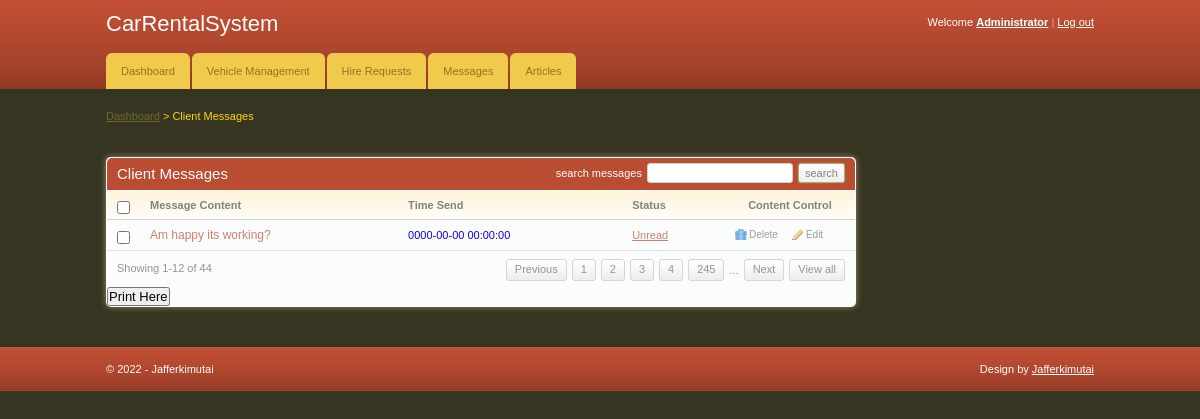
The page /admin/index.php (signed in) on the database its author committed.
### tables this page shows
CREATE TABLE IF NOT EXISTS `message` (
  `msg_id` int(11) NOT NULL AUTO_INCREMENT,
  `client_id` int(11) NOT NULL,
  `message` varchar(255) NOT NULL,
  `status` varchar(255) NOT NULL,
  `time` datetime NOT NULL,
  PRIMARY KEY (`msg_id`)
);

### admin/index.php (the view, shortened to what this page needs)
<!DOCTYPE html PUBLIC "-//W3C//DTD XHTML 1.0 Transitional//EN" "http://www.w3.org/TR/xhtml1/DTD/xhtml1-transitional.dtd">
<html xmlns="http://www.w3.org/1999/xhtml">
<head>
	<link rel="stylesheet" href="css/style.css" type="text/css" media="all" />
</head>
<body>
<div id="header">
	<div class="shell">
		<?php
			include 'menu.php';
		?>
		</div>
	</div>
<div id="container">
	<div class="shell">
		<div class="small-nav">
			<a href="index.php">Dashboard</a>
			<span>&gt;</span>
			Client Messages
		</div>
		<br />
		<div id="main">
			<div id="content">
				<div class="box">
					<div class="box-head">
						<h2 class="left">Client Messages</h2>
						<div class="right">
							<label>search messages</label>
							<input type="text" class="field small-field" />
							<input type="submit" class="button" value="search" />
						</div>
					</div>
					<div class="table">
						<table width="100%" border="0" cellspacing="0" cellpadding="0">
							<tr>
								<th width="13"><input type="checkbox" class="checkbox" /></th>
								<th>Message Content</th>
								<th>Time Send</th>
								<th>Status</th>
								<th width="110" class="ac">Content Control</th>
							</tr>
							<?php
								include '../includes/config.php';
								$select = "SELECT * FROM message";
								$result = $conn->query($select);
								while($row = $result->fetch_assoc()){
							?>
							<tr>
								<td><input type="checkbox" class="checkbox" /></td>
								<td><h3><a href="#"><?php echo $row['message'] ?></a></h3></td>
								<td><?php echo $row['time'] ?></td>
								<td><a href="#"><?php echo $row['status'] ?></a></td>
								<td><a href="javascript:sureToApprove(<?php echo $row['msg_id'];?>)" class="ico del">Delete</a><a href="delete.php" class="ico edit">Edit</a></td>
							</tr>
							<?php
								}
							?>
						</table>
						<div class="pagging">
							<div class="left">Showing 1-12 of 44</div>
							<div class="right">
								<a href="#">Previous</a>
								<a href="#">1</a>
								<a href="#">2</a>
								<a href="#">3</a>
								<a href="#">4</a>
								<a href="#">245</a>
								<span>...</span>
								<a href="#">Next</a>
								<a href="#">View all</a>
							</div>
						</div>
					</div>
					<h2><input type="submit" onclick="window.print()" value="Print Here" /></h2>
				</div>
			</div>
		</div>
	</div>
</div>
<div id="footer">
	<div class="shell">
		<span class="left">&copy; <?php echo date("Y");?> - Jafferkimutai</span>
		<span class="right">
			Design by <a>Jafferkimutai</a>
		</span>
	</div>
</div>
</body>
</html>

### admin/css/style.css (style rules this page uses)
* { padding:0; margin:0; outline:0; }
body { background:#363521; font-family: Verdana, sans-serif; font-size:11px; line-height:14px; color:#0e00df; }
input, textarea, select { font-family: Verdana, sans-serif; font-size:13px; }
.field { border:solid 1px #d3cfc7; background:#fff; padding:5px; }
.small-field { border:solid 1px #d3cfc7; background:#fff; padding:3px 1px; font-size:11px; }
.checkbox { width:13px; height:13px; vertical-align:top; position:relative; top:2px; }
.button { background:#eee url(images/button.gif) repeat-x 0 0; border:solid 1px #b1a874; color:#7f7f7f; font-size:11px; padding:2px 6px 2px 6px; cursor:pointer; line-height:14px !important; }
a { color:#ba4b32b2; text-decoration: underline; cursor:pointer; }
.left, .alignleft { float:left; display:inline; }
.right, .alignright { float:right; display:inline; }
.ac { text-align: center !important; }
h2 { font-size:15px; font-weight: normal; }
h3 { font-size:12px; line-height:14px; font-weight: normal; }
h3 a { text-decoration: none; }
.shell { width:988px; margin:0 auto; }
#header { height:89px; background:url(images/header.gif); white-space:nowrap; }
#container { padding:20px 0; }
.small-nav { color:#fbd70c; padding-bottom:20px; }
.small-nav a { color:#6f6636; }
#content { float:left; width:750px; }
.table th { background:#fffdfa url(images/th.gif) repeat-x 0 0; color:#818181; text-align: left; padding:7px 10px; border-bottom:solid 1px #d2d1cb; }
.table td { background:#fbfcfc; border-bottom:solid 1px #e0e0e0; padding:8px 10px; }
.box { background:#fbfcfc; height:100%; padding:1px; margin-bottom:20px; }
.box-head { background:#ba4c32; height:32px; color:#fff; padding: 0 10px; line-height:32px; white-space:nowrap; border-bottom:solid 1px #fff; }
.box-head .right { padding-top:5px; line-height:13px; }
.box-head .right label, .box-head .right input { float:left; }
.box-head .right label { padding:4px 0 0 0; }
.box-head .right input { margin-left:5px; }
.pagging { height:20px; padding:8px 10px; line-height:19px; color:#949494; }
.pagging a { background:url(images/pagging.gif) repeat-x 0 0; height:20px; float:left; padding:0 8px; border:solid 1px #d5d5d5; text-decoration: none; color:#949494; margin-left:5px; }
.pagging span { float:left; margin-left:5px; padding-top:2px; }
a.ico { color:#9d9c9a; font-size:10px; text-decoration: none; padding:0 0 0 14px; background-repeat:no-repeat; background-position:0 0; }
a.del { background-image:url(images/del.gif) }
a.edit { background-image:url(images/edit.gif); margin-left:14px; }
#footer { height:44px; background:url(images/footer.gif); line-height:44px; color:#fff; }
#footer a { color:#fff; }
.box { -moz-border-radius:5px; -webkit-border-radius:5px; -moz-box-shadow: 0 0 6px #978f6c; -webkit-box-shadow: 0 0 6px #978f6c; }
.box-head { -moz-border-radius-topleft:5px; -moz-border-radius-topright:5px; -webkit-border-top-left-radius:5px; -webkit-border-top-right-radius:5px; }
.field, .button { -moz-border-radius:4px; -webkit-border-radius:4px; }
.small-field, .button, .pagging a { -moz-border-radius:3px; -webkit-border-radius:3px; }
.button { -moz-box-shadow: 0 0 2px #978f6c; -webkit-box-shadow: 0 0 2px #978f6c; }

### rows shown on the page
message: message "Am happy its working?", time "0000-00-00 00:00:00", status "Unread"
